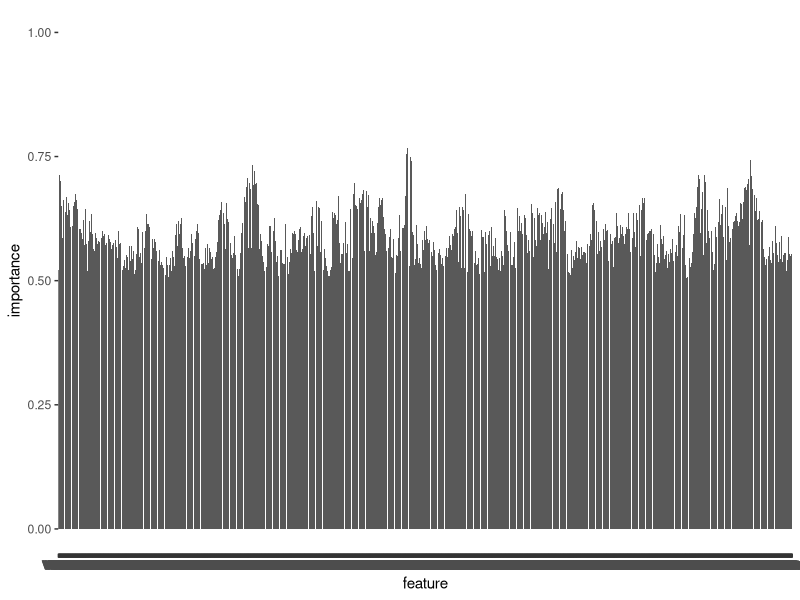

Generate this figure with R:
library('caret')
library(tidyverse)

### LOADING THE DATA
setwd('/home/villelehtonen/CATS')
train_call <- read.delim('Train_call.txt', header = TRUE, sep = "\t",
                             quote = "\"", dec = ".", fill = TRUE,
                             comment.char = "")
train_clinical <- read.delim('Train_clinical.txt', header = TRUE, sep = "\t",
                             quote = "\"", dec = ".", fill = TRUE,
                             comment.char = "")


### PROCESSING THE DATA
#transform to data frame, remove irrelevant columns, and transpose
df_call <- t(as.data.frame(train_call[,-(1:4), drop=FALSE]))

#Set rownames for clinical data
df_clinical <- as.data.frame(train_clinical)
row.names(df_clinical) <- df_clinical$Sample
df_clinical <- df_clinical[,-(1:1), drop=FALSE]

#inspect the dataframes
head(df_call[,1:7])
head(df_clinical)

#merge the two tables
df_merged <- merge(df_clinical, df_call, by ="row.names")
rownames(df_merged) <- df_merged$Row.names
df_merged$Row.names <- NULL

#inspect that dataframe was indeed merged correctly
dim(df_call)
dim(df_merged)
head(df_merged[,1:10])

#### Feature selection
#inspect features that distinct the clinical outcomes best
outcomes <- factor(as.vector(df_merged$Subgroup))
df_merged_filtered <- subset(df_merged, select = -Subgroup)

head(df_merged_filtered[,1:10])
head(outcomes)

rocVarImp <- filterVarImp(df_merged_filtered, outcomes, nonpara = FALSE)
head(rocVarImp)

#Calculate the total importance of the variable (for all subgroups)
rocVarImp_modified <- rocVarImp
rocVarImp_modified$importance <- apply(rocVarImp_modified, 1, mean)

head(rocVarImp_modified)

#Sort the df based on their importance
sorted_importance <- rocVarImp_modified[order(rocVarImp_modified$importance),]

#Check the mean of importance to decide which cutoff to use
mean(sorted_importance$importance) #mean -> 0.59
head(sorted_importance)

#Create a barplot to inspect the data
df_sorted <- sorted_importance
df_sorted$feature <- rownames(df_sorted)

ggplot(df_sorted, aes(x=feature, y=importance)) +
         geom_bar(stat="identity")


#filter out all the not relevant features (only leaving the ones with the highest importance)
